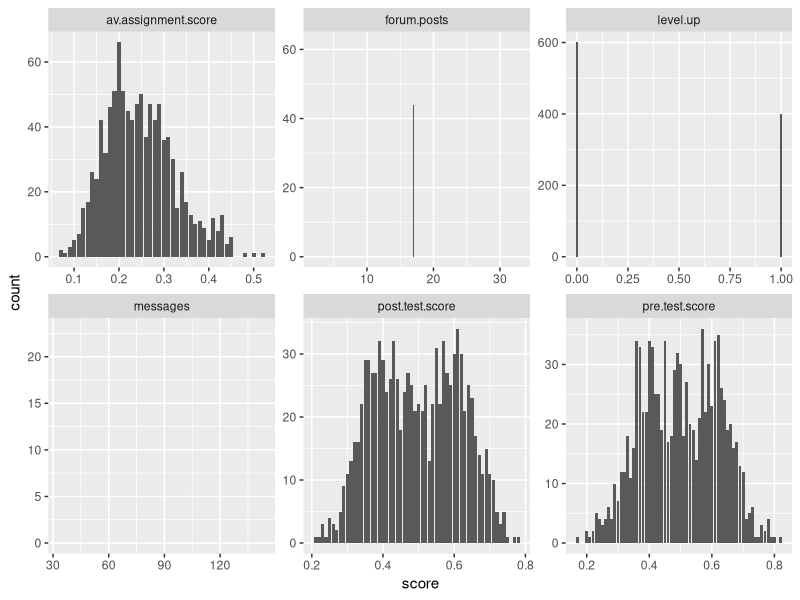
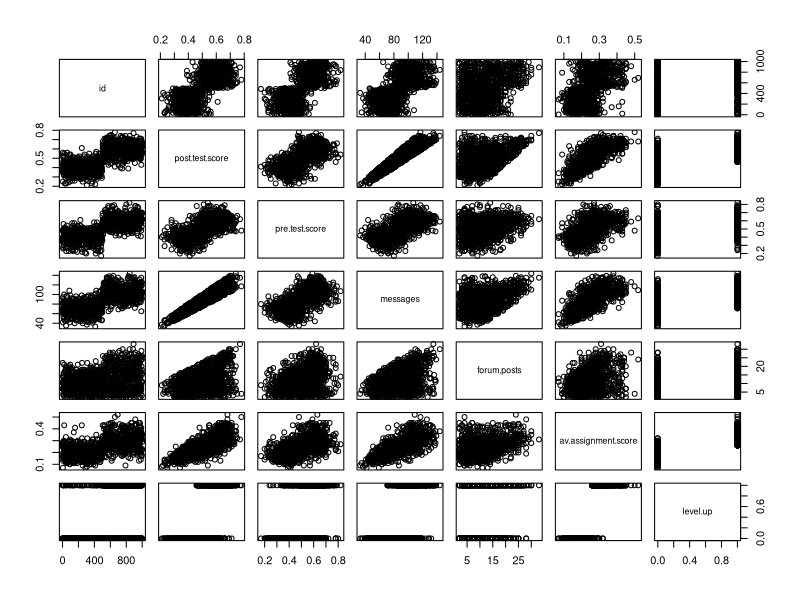
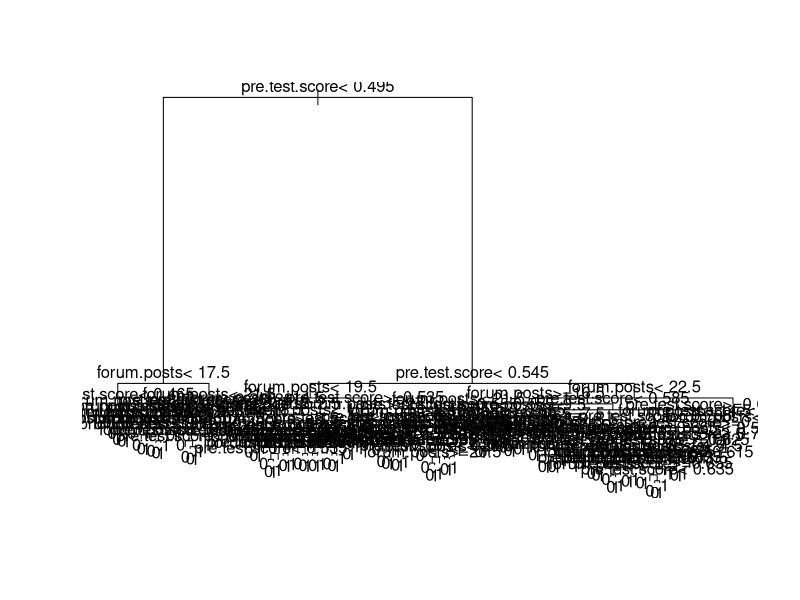
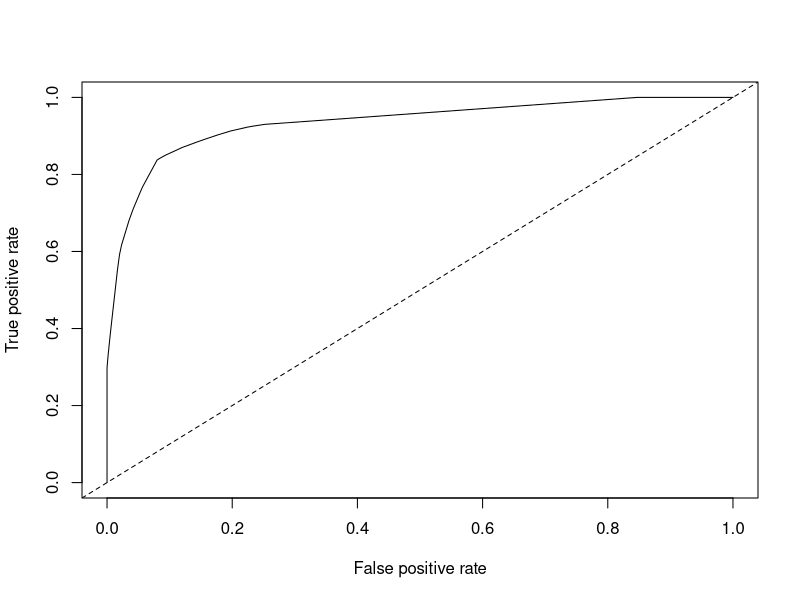
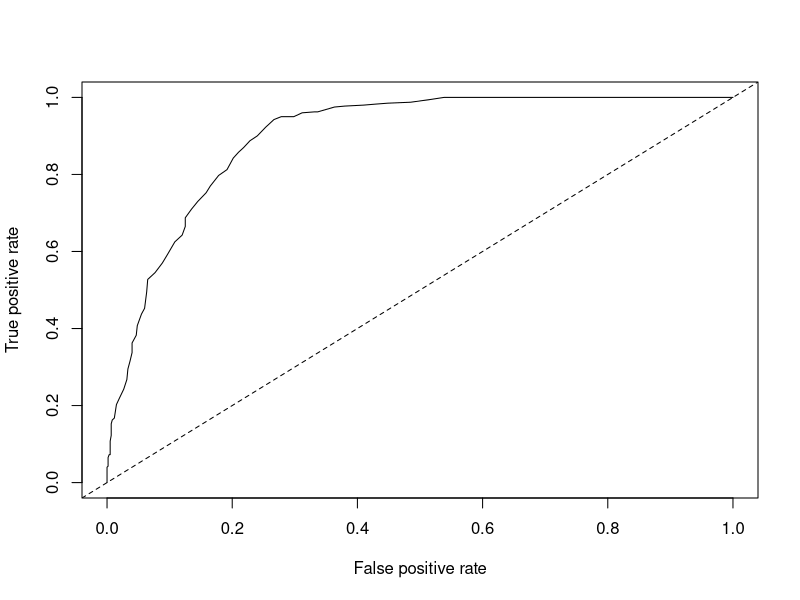

Write R code to recreate these figures, in order.
## ---- chunk 1
#read the data file and named d1
D1<-read.csv("online.data.csv", header = TRUE)

## ---- chunk 2
#Start by creating histograms of the distributions for all variables (#HINT: look up "facet" in the ggplot documentation)

# library the package

library(ggplot2)
library(dplyr)
library(tidyr)

# the all variable

D1$level.up <- ifelse(D1$level.up == "yes",1,0)

D2 <- gather(D1, "measure", "score",2:7)

# get the plot 

p1 <- ggplot(D2, aes(score)) + facet_wrap(~measure, scales = "free")

p1 + geom_histogram(stat = "count")


#Then visualize the relationships between variables

pairs(D1)

#Try to capture an intution about the data and the relationships


## ---- chunk 3
#Create a classification tree that predicts whether a student "levels up" in the online course using three variables of your choice (As we did last time, set all controls to their minimums)

#get the data we have and library the package

library(rpart)

c.tree1 <- rpart(level.up ~ forum.posts + pre.test.score, method = "class", data = D1, control=rpart.control(minsplit=1, minbucket=1, cp=0.001))

printcp(c.tree1)

#Plot and generate a CP table for your tree 

plot(c.tree1)

text(c.tree1)

#Generate a probability value that represents the probability that a student levels up based your classification tree 



D1$pred <- predict(c.tree1, type = "prob")[,2]

#Last class we used type = "class" which predicted the classification for us, this time we are using type = "prob" to see the probability that our classififcation is based on.
## ---- chunk 4
library(ROCR)

#Plot the curve
pred.detail <- prediction(D1$pred, D1$level.up) 
plot(performance(pred.detail, "tpr", "fpr"))
abline(0, 1, lty = 2)

#Calculate the Area Under the Curve
unlist(slot(performance(pred.detail,"auc"), "y.values"))#Unlist liberates the AUC value from the "performance" object created by ROCR

#Now repeat this process, but using the variables you did not use for the previous model and compare the plots & results of your two models. Which one do you think was the better model? Why?

pred.detail2 <- prediction(D1$messages, D1$level.up) 

plot(performance(pred.detail2, "tpr", "fpr"))

abline(0, 1, lty = 2)

unlist(slot(performance(pred.detail2,"auc"), "y.values"))

#the detail 1 model is better, since model approach 1
## ---- chunk 5
#Look at the ROC plot for your first model. Based on this plot choose a probability threshold that balances capturing the most correct predictions against false positives. Then generate a new variable in your data set that classifies each student according to your chosen threshold.

D1$threshold.pred1 <- ifelse(D1$pred >= 0.6, "yes", "no")

#Now generate three diagnostics:

D1$accuracy.model1 <- mean(ifelse(D1$level.up == D1$threshold.pred1, 1, 0))


D1$truepos.model1 <- ifelse(D1$level.up == "yes" & D1$threshold.pred1 == "yes", 1, 0)
D1$falsepos.model1 <- ifelse(D1$level.up == "no" & D1$threshold.pred1 == "yes", 1,0)
D1$falseneg.model1 <- ifelse(D1$level.up == "yes" & D1$threshold.pred1 == "no", 1,0)
D1$precision.model1 <- sum(D1$truepos.model1)/(sum(D1$truepos.model1) + sum(D1$falsepos.model1))

D1$precision.model1 <- sum(D1$truepos.model1)/(sum(D1$truepos.model1) + sum(D1$falsepos.model1))



#Finally, calculate Kappa for your model according to:

D1$recall.model1 <- sum(D1$truepos.model1)/(sum(D1$truepos.model1) + sum(D1$falseneg.model1))

#First generate the table of comparisons
table1 <- table(D1$level.up, D1$threshold.pred1)

#Convert to matrix
matrix1 <- as.matrix(table1)

#Calculate kappa
kappa(matrix1, exact = TRUE)/kappa(matrix1)

#Now choose a different threshold value and repeat these diagnostics. What conclusions can you draw about your two thresholds?
D1$threshold.pred2 <- ifelse(D1$pred >= 0.8, "yes", "no")

D1$accuracy.model2 <- mean(ifelse(D1$level.up == D1$threshold.pred2, 1, 0))

D1$truepos.model2 <- ifelse(D1$level.up == "yes" & D1$threshold.pred2 == "yes", 1, 0)

D1$falsepos.model2 <- ifelse(D1$level.up == "no" & D1$threshold.pred2 == "yes", 1,0)

D1$falseneg.model2 <- ifelse(D1$level.up == "yes" & D1$threshold.pred2 == "no", 1,0)

D1$precision.model2 <- sum(D1$truepos.model2)/(sum(D1$truepos.model2) + sum(D1$falsepos.model2))

D1$recall.model2 <- sum(D1$truepos.model2)/(sum(D1$truepos.model2)) + sum(D1$falseneg.model2)

(table2 <- table(D1$level.up, D1$threshold.pred2))

matrix2 <- as.matrix(table2)

kappa(matrix2, exact = TRUE)/kappa(matrix2)

#[1] 1.074541
   
 #    no yes
#  0 586  14
#  1 153 247
#[1] 1.087797

#The second one is winner!
